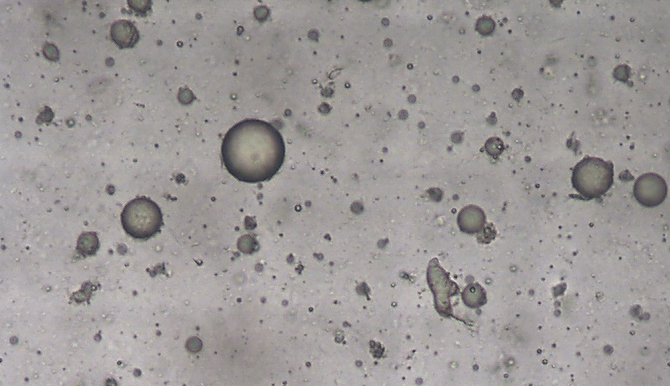
#> input picture images/zhifang_ball.png, 670 x 386 px, found by its file name
$ python OpencvDemo050.py
#> lines starting #> are read from the running program, lines starting #| are printed output that depends on the picture; after the words box and inside, x2 and y2 are one past the last pixel; in counts of white or black regions, pixels touching at a corner belong together
#!/usr/bin/env python3
#coding = utf-8

import logging
import numpy as np
import cv2 as cv

# 二值图像分析—轮廓面积与弧长
def OpencvDemo050():
    logging.basicConfig(level=logging.DEBUG)

    src = cv.imread("images/zhifang_ball.png")
#> src is the input picture: shape (386, 670, 3); mean B, G, R 152.2, 153.2, 157.3
    if src is None:
        logging.error("could not load an image!")
        return cv.Error.StsError

    binary = canny_demo(src)
#> in canny_demo, `dst = cv.Canny(src, t, t * 2)`:
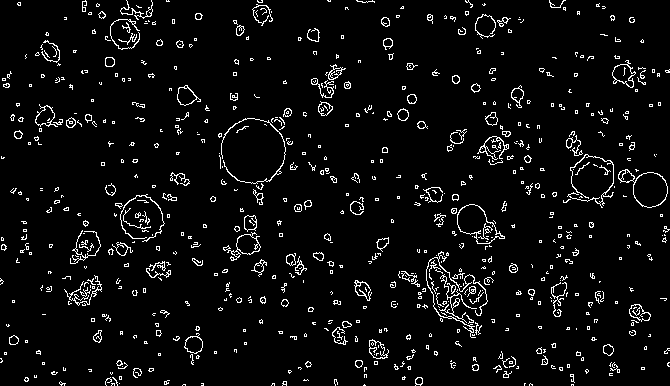
#> dst: shape (386, 670); 5.1% white in thin lines or dots

    # 形态学操作-膨胀
    k = np.ones((3, 3), dtype=np.uint8)
    binary = cv.morphologyEx(binary, cv.MORPH_DILATE, k)
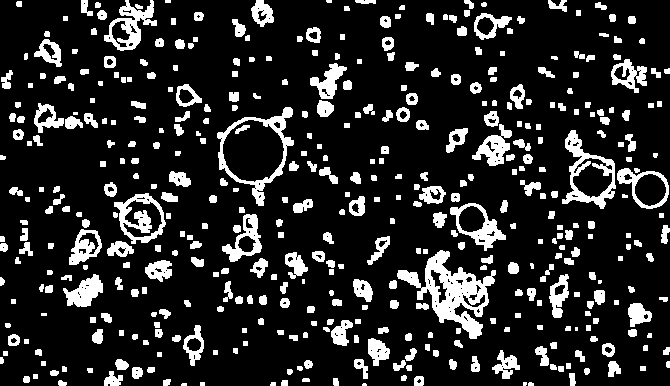
#> binary: shape (386, 670); 15.8% white; 440 white regions (10 under 20 px)

    # 轮廓发现
    contours, _ = cv.findContours(binary, cv.RETR_EXTERNAL, cv.CHAIN_APPROX_SIMPLE)
#> contours = 439 contours, 114 with area under 20; largest, box (x1, y1, x2, y2) and area: (217, 107, 294, 206) 4118, (397, 250, 496, 339) 3284, (562, 130, 616, 209) 2218, (114, 193, 166, 244) 1710, (450, 203, 506, 251) 1318

    dst1 = np.copy(src)
    dst2 = np.copy(src)

    for contour in contours:
        # 面积与弧长过滤
        area = cv.contourArea(contour)
        arcLen = cv.arcLength(contour, True)
        if area < 100 or arcLen < 100:
            continue

        # 最大外接矩形
        x, y, w, h = cv.boundingRect(contour)

        # 绘制矩形
        cv.rectangle(dst1, (x, y), (x + w, y + h), (0, 255, 0), 1, cv.LINE_8, 0)

        # 最小外接矩形
        rotRect = cv.minAreaRect(contour)
        box = cv.boxPoints(rotRect)
        box = np.int0(box)

        # 绘制旋转矩形与中心位置
        cv.drawContours(dst2, [box], 0, (0, 0, 255), 2)
        cx, cy = rotRect[0]
        cv.circle(dst2, (int(cx), int(cy)), 2, (255, 0, 0), cv.FILLED, cv.LINE_8, 0)
#> this loop made 439 passes
#> (area, arcLen) on passes 7 to 9: (28.5, 21.41), (30.5, 23.07), (34.5, 24.24)
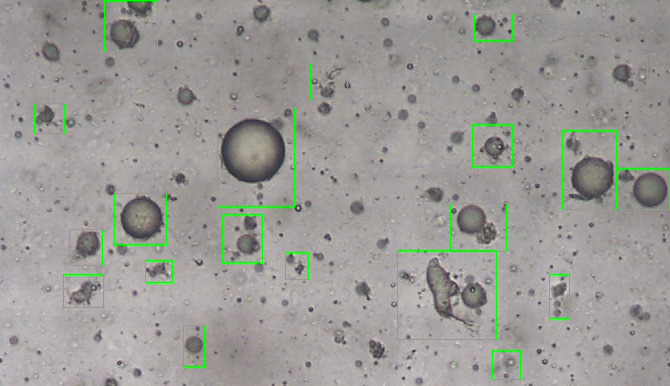
#> dst1: shape (386, 670, 3); 1.36% of pixels changed, all inside (x1, y1, x2, y2) = (34, 0, 670, 380)
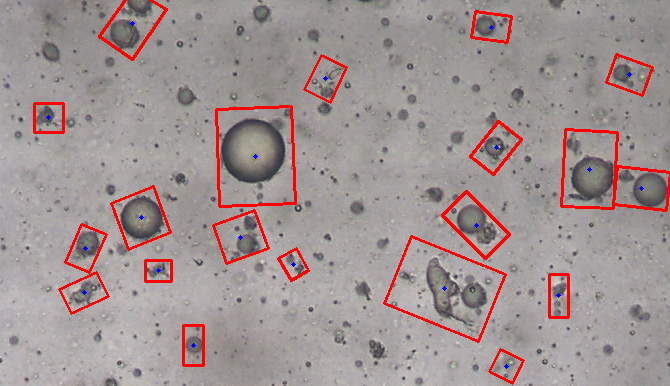
#> dst2: shape (386, 670, 3); 3.73% of pixels changed, all inside (x1, y1, x2, y2) = (33, 0, 670, 385)

    h, w, ch = src.shape
#> h = 386; w = 670; ch = 3
    result = np.zeros([h, w * 3, ch], dtype=src.dtype)
    result[0 : h, 0 : w, :] = src
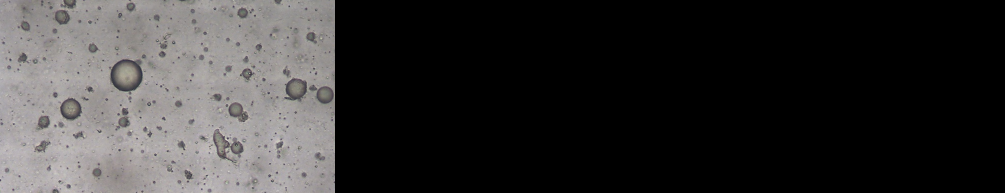
#> result: shape (386, 2010, 3) (shown at 1/2 size); mean B, G, R 50.7, 51.1, 52.4
    result[0 : h, w : w * 2, :] = dst1
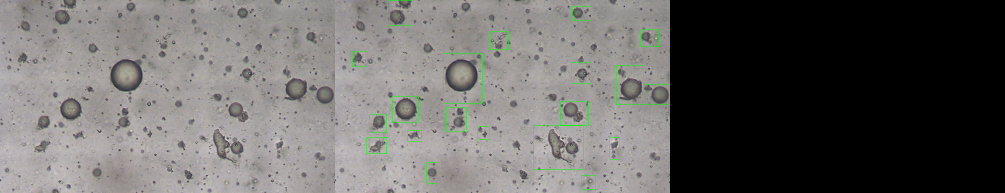
#> result: shape (386, 2010, 3) (shown at 1/2 size); mean B, G, R 100.8, 102.6, 104.1
    result[0 : h, w * 2 : w * 3, :] = dst2
    cv.putText(result, "original image", (10, 30), cv.FONT_ITALIC, .7, (0, 0, 255), 1)
    cv.putText(result, "image with up-right bounding rectangles", (w + 10, 30), cv.FONT_ITALIC, .7, (0, 0, 255), 1)
    cv.putText(result, "image with rotated rectangles of the minimum areas", (w * 2 + 10, 30), cv.FONT_ITALIC, .7, (0, 0, 255), 1)
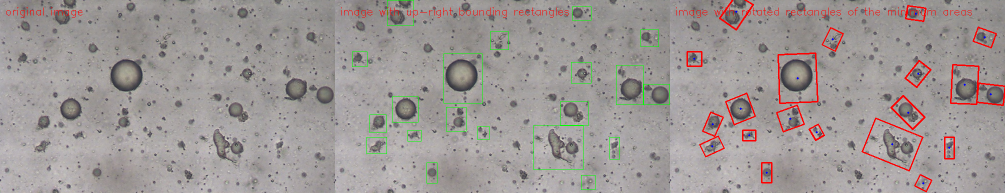
#> result: shape (386, 2010, 3) (shown at 1/2 size); mean B, G, R 149.2, 151.2, 158
    cv.imshow("bounding rectangles of contours (area >= 100 and arcLen >= 100)", result)

    cv.waitKey(0)

    cv.destroyAllWindows()

    return cv.Error.StsOk

def canny_demo(src):
    # Canny边缘检测器
    t = 80
    dst = cv.Canny(src, t, t * 2)
    return dst

if __name__ == "__main__":
    OpencvDemo050()

# end of file
